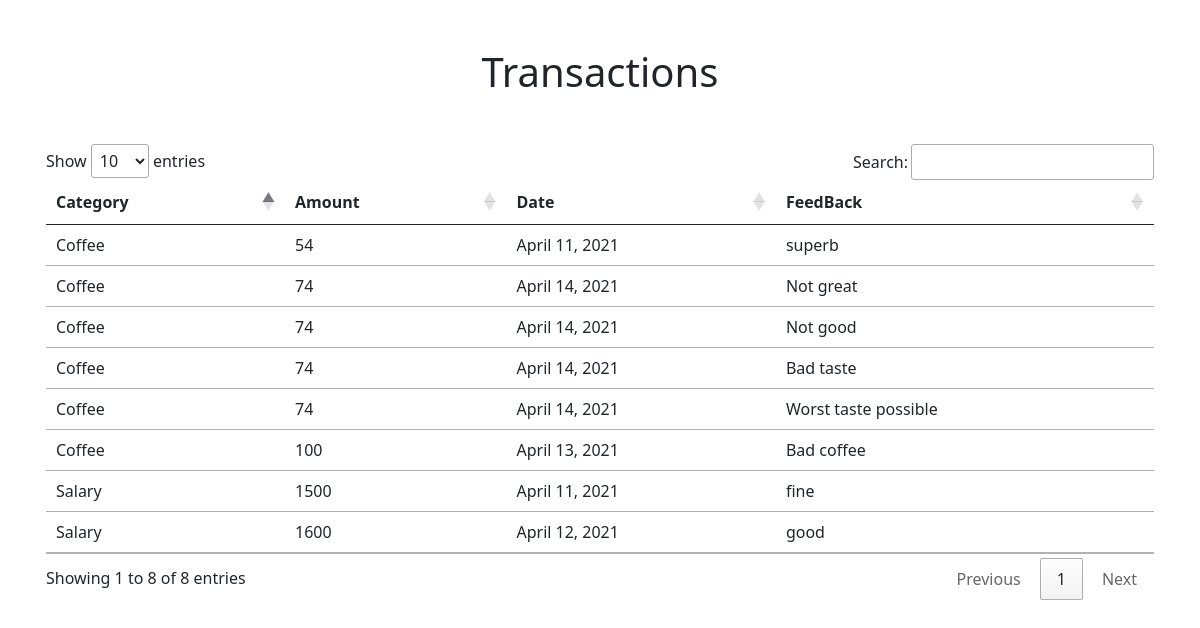
Page /transaction (signed in) on the earlier database version.
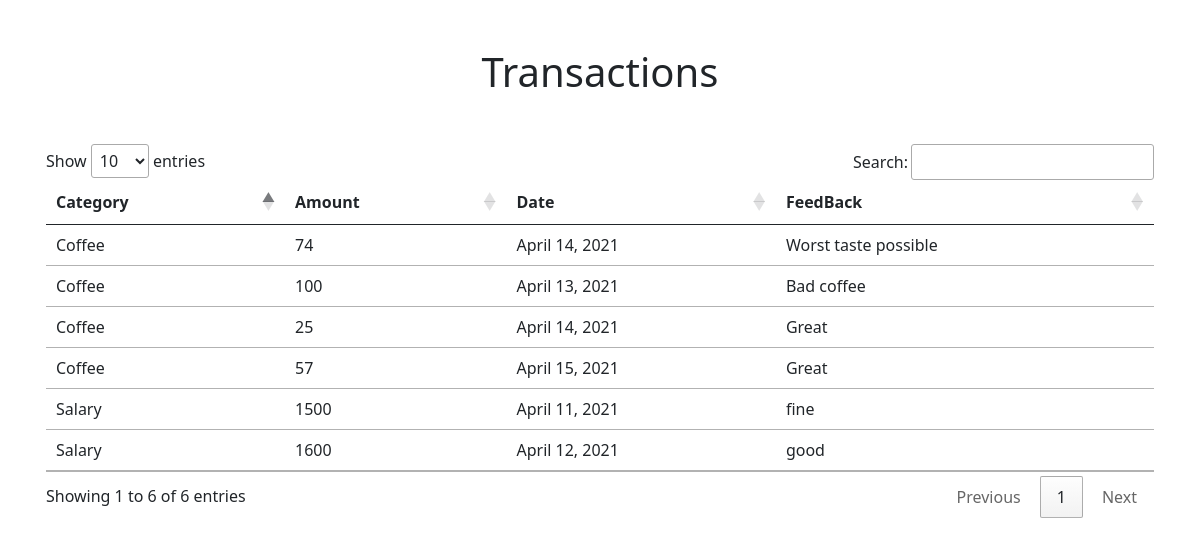
Same page on the later database version.
### management/models.py (models this page shows, shortened)
class Transaction(models.Model):
    user = models.ForeignKey(User, on_delete=models.CASCADE)
    category = models.ForeignKey(Category, on_delete=models.CASCADE)
    amount = models.IntegerField()
    date = models.DateField()
    feedback = models.TextField()
    sentiment = models.FloatField(default=0.0)

class Category(models.Model):
    user = models.ForeignKey(User, on_delete=models.CASCADE)
    category_name = models.CharField(max_length=100)
    is_expense = models.BooleanField()

### management/views.py (the view)
# urls.py: path('transaction', views.transaction, name='transaction'),
def transaction(request):
    if request.method == "POST":
        catid = request.POST.get('catid')
        catobj = Category.objects.get(pk=catid)
        amount = request.POST.get('amount')
        date = request.POST.get('date')
        feedback = request.POST.get('feedback')
        new_words = {'cushiony': 1, 'comfort': 0, 'support': 0, 'unsupportive': -1, 'lightweight': 1, 'heavyweight': -1, 'stabilize': 1, 'instability': -1, 'unresponsive': -1, 'durable': 1, 'breathable': 1, 'protective': 1, 'too': 0, 'flimsy': -1, 'freedom': 0, 'tore': -1.5, 'narrow': -1, 'strike': 0, 'right': 1.5, 'hole': -1.5, 'never': -.5,
                     'holes': -1.5, "stiff": -1, 'return': -.5, 'returning': -.5, 'issue': -1, "untied": -1, 'clunky': -1, 'stiffness': -1, 'swollen': -1, 'stylish': 1, 'rip': -1, 'returned': -.5, 'bulky': -1}  # this list specifies sentiment scores for common words that are related to running shoes, in other words it adds context to the sentiment analysis
        sid = SentimentIntensityAnalyzer()
        sid.lexicon.update(new_words)
        score = sid.polarity_scores(feedback)
        compound = score.get('compound')
        newtransaction = Transaction(
            user=request.user, category=catobj, amount=amount, date=date, feedback=feedback, sentiment=compound)
        newtransaction.save()
        return redirect('/transaction')
    else:
        dataset1 = Transaction.objects.raw(
            'SELECT distinct(id), user_id,feedback FROM management_transaction ')
        review = list()
        for entry in dataset1:
            usid = Transaction.objects.get(pk=entry.id)
            fdb = usid.feedback
            review.append('%s' % fdb)
        total = 0
        for i in review:
            new_words = {'cushiony': 1, 'comfort': 0, 'support': 0, 'unsupportive': -1, 'lightweight': 1, 'heavyweight': -1, 'stabilize': 1, 'instability': -1, 'unresponsive': -1, 'durable': 1, 'breathable': 1, 'protective': 1, 'too': 0, 'flimsy': -1, 'freedom': 0, 'tore': -1.5, 'narrow': -1, 'strike': 0, 'right': 1.5, 'hole': -1.5, 'never': -.5,
                         'holes': -1.5, "stiff": -1, 'return': -.5, 'returning': -.5, 'issue': -1, "untied": -1, 'clunky': -1, 'stiffness': -1, 'swollen': -1, 'stylish': 1, 'rip': -1, 'returned': -.5, 'bulky': -1}  # this list specifies sentiment scores for common words that are related to running shoes, in other words it adds context to the sentiment analysis
            sid = SentimentIntensityAnalyzer()
            sid.lexicon.update(new_words)
            score = sid.polarity_scores(i)
            compound = score.get('compound')
            total += compound
        alltransaction = Transaction.objects.filter(user=request.user)
        if total < -0.2:
            return render(request, 'addtransaction.html', {'alert_flag': True})
        else:
            return render(request, "transaction.html", {'alltransaction': alltransaction})

### templates/transaction.html (shortened to what this page needs)
{% load static %}
<!DOCTYPE html>
<html lang="en">
<head>
    <link rel="stylesheet" href="{% static '/css/bootstrap.css' %}">
    <link rel="stylesheet" type="text/css" href="https://cdn.datatables.net/1.10.24/css/jquery.dataTables.css">
</head>
<body>
    <div class="container mt-5">
        <h1 class="text-center mb-5">Transactions</h1>
        <table class="table table-hover" id="myTable">
            <thead>
                <tr>
                    <th scope="col">Category</th>
                    <th scope="col">Amount</th>
                    <th scope="col">Date</th>
                    <th scope="col">FeedBack</th>
                </tr>
            </thead>
            <tbody id="tbody" id="tbody">
                {% for t in alltransaction%}
                <tr>
                    <td>
                        {{t.category.category_name}}
                    </td>
                    <td>
                        {{t.amount}}
                    </td>
                    <td>
                        {{t.date}}
                    </td>
                    <td>
                        {{t.feedback}}
                    </td>
                </tr>
                {% endfor %}
            </tbody>
        </table>
    </div>
</body>
</html>

Differences in the rows shown:
removed Transaction: category.category_name "Coffee", amount "54", date "April 11, 2021", feedback "superb"
removed Transaction: category.category_name "Coffee", amount "74", date "April 14, 2021", feedback "Not great"
removed Transaction: category.category_name "Coffee", amount "74", date "April 14, 2021", feedback "Not good"
removed Transaction: category.category_name "Coffee", amount "74", date "April 14, 2021", feedback "Bad taste"
added Transaction: category.category_name "Coffee", amount "25", date "April 14, 2021", feedback "Great"
added Transaction: category.category_name "Coffee", amount "57", date "April 15, 2021", feedback "Great"
Other differences:
text written by a page script: "Show entries Search: Showing 1 to 8 of 8 entries Previous 1 Next" → "Show entries Search: Showing 1 to 6 of 6 entries Previous 1 Next"
